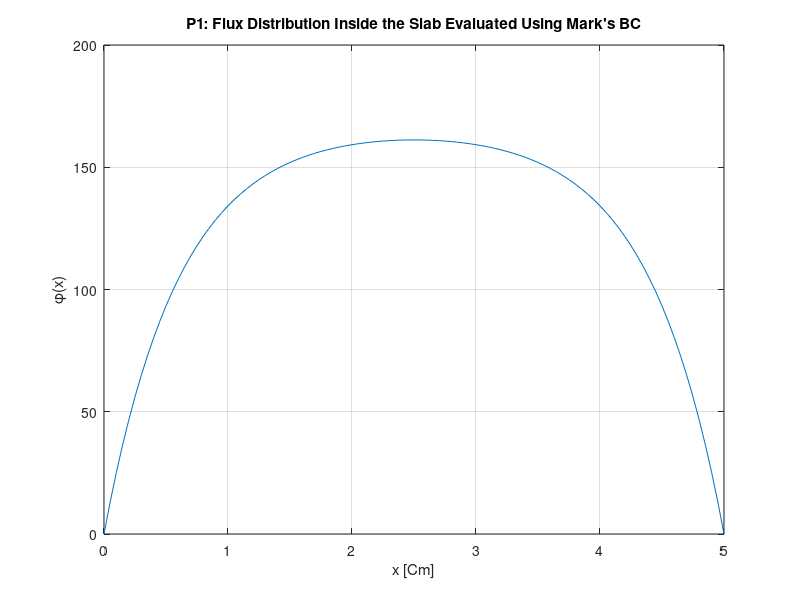

MATLAB code for this plot:
% P1 Mark's BC
clc;
clear;
close all;
seg_t=1.5;seg_s=0.9;Q=100;
L=5;                        % thickness of the whole slab
k=101;                      % number of mesh points
del=L/(k-1);

% Matrices Coefficents
a=-1/(3*del*seg_t);
b=(((seg_t-seg_s)*del)-(2*a));
c=a;
s=Q*del;

% i,j are indices which are indication on the number of mesh points
% Build the S Matrix
for i=1:k
    if i==1 | i==k
        S(i,1)=0;       % Because of the Mark's BCs
    else
    S(i,1)=s;
    end
end

% Specify the 1st and kth rows of the A Matrix from Mark's BCs
    A(1,1)=1;
    A(k,k)=1;
    for j=2:k
        A(1,j)=0;
    end
    for j=1:k-1
        A(k,j)=0;
    end
    
% Build the A Matrix
for i=2:k-1
        
    for j=1:k
        
        if j==i-1
            A(i,j)=a;
        elseif j==i
            A(i,j)=b;
        elseif j==i+1
            A(i,j)=c;
        else
            A(i,j)=0;
        end
        
     end
end

% Find the Inverse of (A) and computing phi
D=det(A);
P=inv(A);
phi=P*S

% Plot (phi) vs the width of the slab (x)
x=linspace(0,L,k);
plot(x,phi(:))
xlabel('x [Cm]')
ylabel('\phi(x)')
title('P1: Flux Distribution Inside the Slab Evaluated Using Mark''s BC')
grid on